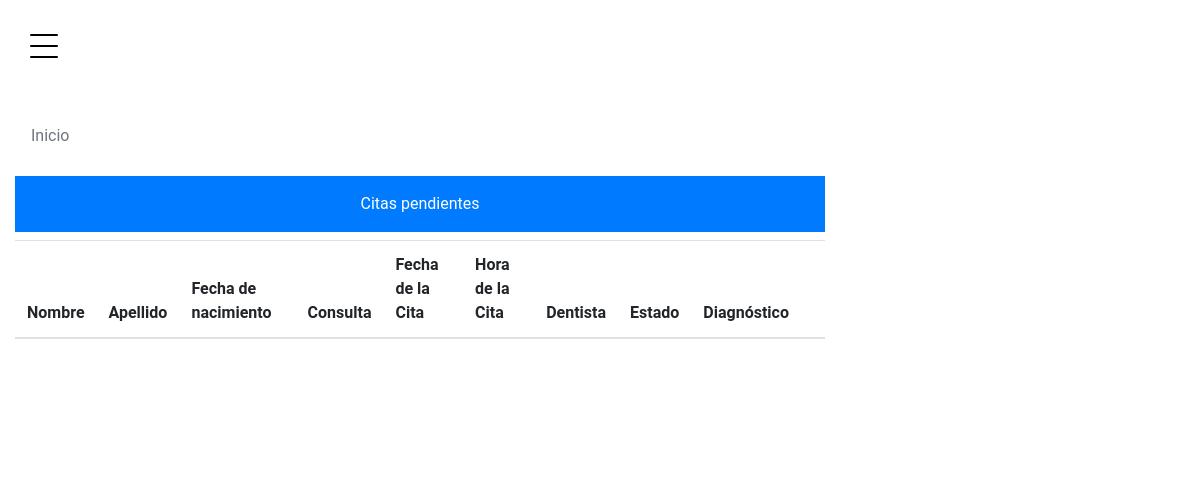
Page /admin/inicioAdmin.php (signed in) on the earlier database version.
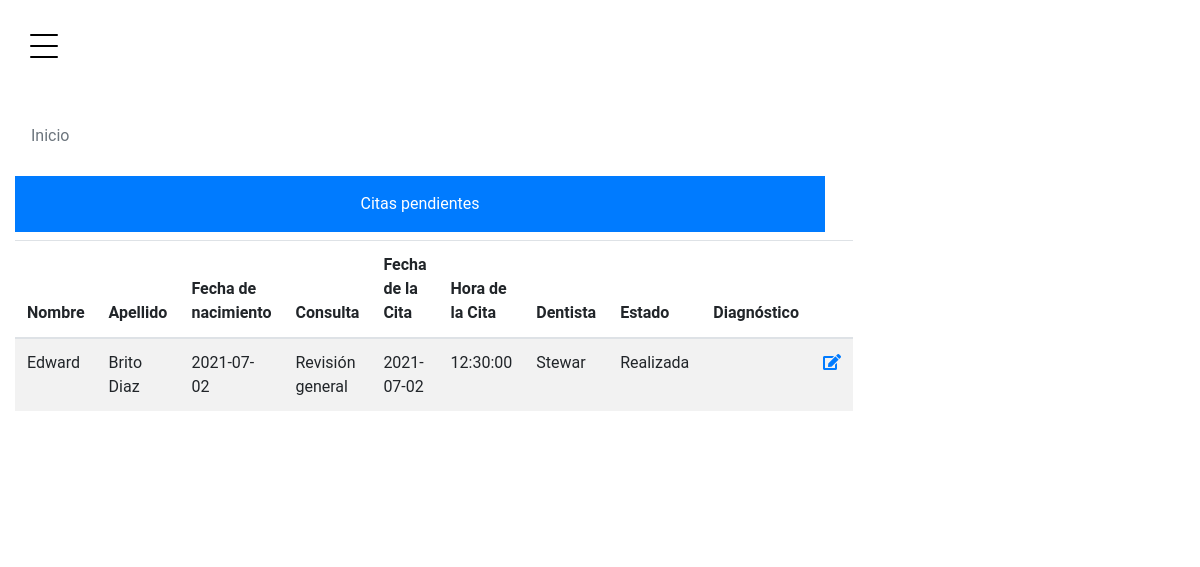
Same page on the later database version.
### tables this page shows
CREATE TABLE `citas` (
  `id_cita` int(11) NOT NULL,
  `id_paciente` int(11) NOT NULL,
  `id_doctor` int(11) NOT NULL,
  `fecha_nacimiento` date NOT NULL,
  `fecha_cita` date NOT NULL,
  `hora_cita` time NOT NULL,
  `id_consultas` int(11) NOT NULL,
  `estado` varchar(11) NOT NULL
);

CREATE TABLE `pacientes` (
  `id_paciente` int(11) NOT NULL,
  `nombre` varchar(255) NOT NULL,
  `apellido` varchar(255) NOT NULL,
  `telefono` varchar(50) NOT NULL,
  `correo_electronico` varchar(255) NOT NULL,
  `clave` varchar(255) NOT NULL
);

CREATE TABLE `consultas` (
  `id_consultas` int(11) NOT NULL,
  `tipo` varchar(255) NOT NULL
);

CREATE TABLE `doctor` (
  `id_doctor` int(11) NOT NULL,
  `nombreD` varchar(255) NOT NULL,
  `apellido` varchar(255) NOT NULL,
  `sexo` varchar(255) NOT NULL,
  `fecha_nacimiento` date NOT NULL,
  `telefono` varchar(255) NOT NULL,
  `correo_eletronico` varchar(255) NOT NULL,
  `clave` varchar(255) NOT NULL,
  `id_especialidad` int(255) NOT NULL
);

### php/consultas.php (called while the page is built, shortened)
<?php
function MostrarCitas($link, $id)
{
    $query = "SELECT
                    c.id_cita,
	                p.nombre,
	                p.apellido,
	                d.nombreD,
	                c.fecha_nacimiento,
	                c.fecha_cita,
	                c.hora_cita,
                    con.tipo,
                    c.estado
            FROM
                    `citas`   as c
            LEFT JOIN `pacientes` as p ON  p.id_paciente  =  c.id_paciente
            LEFT JOIN `doctor` as d ON  d.id_doctor  =  c.id_doctor
            LEFT JOIN `consultas` as con ON  con.id_consultas  =  c.id_consultas
            WHERE d.id_doctor = $id
          ;
            ;";
    $resultado = mysqli_query($link, $query);
    return $resultado;
}

### Admin/inicioAdmin.php (the view, shortened to what this page needs)
<?php
include_once('../php/conexionDB.php');
include_once('../php/consultas.php');
$id = $_SESSION['id_doctor'];
$resultadoCitas = MostrarCitas($link, $id);
?>
<!doctype html>
<html lang="en">
<head>
  <link rel="stylesheet" href="../src/css/lib/bootstrap/css/bootstrap.min.css">
  <link rel="stylesheet" href="../src/css/admin.css">
  <link rel="stylesheet" href="../src/css/lib/fontawesome/css/all.css">
  <link rel="stylesheet" href="../src/js/lib/datatable\css\jquery.dataTables.min.css">
  <link rel="stylesheet" href="../src/js/lib/datatable\css\responsive.dataTables.min.css">
</head>
<body>
  <aside class="sidebar">
    <div class="toggle">
      <a href="#" class="burger js-menu-toggle" data-toggle="collapse" data-target="#main-navbar">
        <span></span>
      </a>
    </div>
  </aside>
  <main class="bg bg-white">
    <div class="site-section ">
      <div class="container">
        <div class="row justify-content-center">
          <div class="col-md-12">
            <div class="content-box-large">
              <div>
                <ol class=" breadcrumb bg-white">
                  <li class="breadcrumb-item active">
                    Inicio
                  </li>
                </ol>
              </div>
              <div class="content-box-large">
                <div class="panel-body">
                  <div class="row">
                    <div class="col-md-12 text-info">
                      <div class="p-3 mb-2 bg-primary text-white text-center">Citas pendientes</div>
                      <table id="example" class=" table table-striped nowrap responsive " style="width:100%">
                        <thead>
                          <tr>
                            <th>Nombre</th>
                            <th>Apellido</th>
                            <th>Fecha de nacimiento</th>
                            <th>Consulta</th>
                            <th>Fecha de la Cita</th>
                            <th>Hora de la Cita</th>
                            <th>Dentista</th>
                            <th>Estado</th>
                            <th>Diagnóstico </th>
                            <th> </th>
                          </tr>
                        </thead>
                        <tbody>
                          <?php
                          while ($row = mysqli_fetch_array($resultadoCitas, MYSQLI_ASSOC)) { ?>
                            <tr>
                              <td> <?php echo $row['nombre'] ?> </td>
                              <td> <?php echo $row['apellido'] ?> </td>
                              <td> <?php echo $row['fecha_nacimiento'] ?> </td>
                              <td> <?php echo $row['tipo'] ?> </td>
                              <td> <?php echo $row['fecha_cita'] ?> </td>
                              <td> <?php echo $row['hora_cita'] ?> </td>
                              <td> <?php echo $row['nombreD'] ?> </td>
                              <td> <?php if ($row['estado'] == 'A') {
                                      echo "Realizada";
                                    } else {
                                      echo "Pendiente";
                                    } ?> </td>
                              <td> <?php echo $row[''] ?> </td>
                              <td> <a class="button is-info" data-toggle="tooltip" data-placement="top" title="Editar" name="editar" href="./realizar_consulta.php?accion=UDT&id=<?php echo $row['id_cita'] ?>"> <i class="fas fa-edit"></i> </a> </td>
                            </tr>
                          <?php
                          }
                          ?>
                        </tbody>
                      </table>
                    </div>
                  </div>
                </div>
              </div>
            </div>
          </div>
        </div>
      </div>
  </main>
</body>
</html>

### src/css/admin.css (style rules this page uses)
body { font-family: "Roboto", -apple-system, BlinkMacSystemFont, "Segoe UI", Roboto, "Helvetica Neue", Arial, "Noto Sans", sans-serif, "Apple Color Emoji", "Segoe UI Emoji", "Segoe UI Symbol", "Noto Color Emoji"; background-color: #ffffff; }
a { -webkit-transition: 0.3s all ease; -o-transition: 0.3s all ease; transition: 0.3s all ease; }
a, a:hover { text-decoration: none !important; }
body { position: relative; }
body:before { position: absolute; content: ""; z-index: 1; top: 0; left: 0; right: 0; bottom: 0; background-color: rgba(0, 0, 0, 0.05); opacity: 0; visibility: hidden; -webkit-transition: 0.3s all ease-in-out; -o-transition: 0.3s all ease-in-out; transition: 0.3s all ease-in-out; }
.site-section { padding: 7rem 0; }
aside, main { height: auto; min-height: auto; color: rgb(0, 0, 0); }
aside { width: 300px; left: 0; z-index: 1001; position: fixed; -webkit-transform: translateX(-100%); -ms-transform: translateX(-100%); transform: translateX(-100%); background-color: #fff; -webkit-transition: 1s -webkit-transform cubic-bezier(0.23, 1, 0.32, 1); transition: 1s -webkit-transform cubic-bezier(0.23, 1, 0.32, 1); -o-transition: 1s transform cubic-bezier(0.23, 1, 0.32, 1); transition: 1s transform cubic-bezier(0.23, 1, 0.32, 1); transition: 1s transform cubic-bezier(0.23, 1, 0.32, 1), 1s -webkit-transform cubic-bezier(0.23, 1, 0.32, 1); }
aside .toggle { padding-left: 30px; padding-top: 30px; position: absolute; right: 0; -webkit-transform: translateX(100%); -ms-transform: translateX(100%); transform: translateX(100%); }
main { width: calc(70%); -webkit-transition: 1s -webkit-transform cubic-bezier(0.23, 1, 0.32, 1); transition: 1s -webkit-transform cubic-bezier(0.23, 1, 0.32, 1); -o-transition: 1s transform cubic-bezier(0.23, 1, 0.32, 1); transition: 1s transform cubic-bezier(0.23, 1, 0.32, 1); transition: 1s transform cubic-bezier(0.23, 1, 0.32, 1), 1s -webkit-transform cubic-bezier(0.23, 1, 0.32, 1); }
.burger { width: 28px; height: 32px; cursor: pointer; position: relative; z-index: 99; float: right; }
.burger:before, .burger span, .burger:after { width: 100%; height: 2px; display: block; background: #000; border-radius: 2px; position: absolute; opacity: 1; }
.burger:before, .burger:after { -webkit-transition: top 0.35s cubic-bezier(0.23, 1, 0.32, 1), opacity 0.35s cubic-bezier(0.23, 1, 0.32, 1), background-color 1.15s cubic-bezier(0.86, 0, 0.07, 1), -webkit-transform 0.35s cubic-bezier(0.23, 1, 0.32, 1); transition: top 0.35s cubic-bezier(0.23, 1, 0.32, 1), opacity 0.35s cubic-bezier(0.23, 1, 0.32, 1), background-color 1.15s cubic-bezier(0.86, 0, 0.07, 1), -webkit-transform 0.35s cubic-bezier(0.23, 1, 0.32, 1); -o-transition: top 0.35s cubic-bezier(0.23, 1, 0.32, 1), transform 0.35s cubic-bezier(0.23, 1, 0.32, 1), opacity 0.35s cubic-bezier(0.23, 1, 0.32, 1), background-color 1.15s cubic-bezier(0.86, 0, 0.07, 1); transition: top 0.35s cubic-bezier(0.23, 1, 0.32, 1), transform 0.35s cubic-bezier(0.23, 1, 0.32, 1), opacity 0.35s cubic-bezier(0.23, 1, 0.32, 1), background-color 1.15s cubic-bezier(0.86, 0, 0.07, 1); transition: top 0.35s cubic-bezier(0.23, 1, 0.32, 1), transform 0.35s cubic-bezier(0.23, 1, 0.32, 1), opacity 0.35s cubic-bezier(0.23, 1, 0.32, 1), background-color 1.15s cubic-bezier(0.86, 0, 0.07, 1), -webkit-transform 0.35s cubic-bezier(0.23, 1, 0.32, 1); -webkit-transition: top 0.35s cubic-bezier(0.23, 1, 0.32, 1), -webkit-transform 0.35s cubic-bezier(0.23, 1, 0.32, 1), opacity 0.35s cubic-bezier(0.23, 1, 0.32, 1), background-color 1.15s cubic-bezier(0.86, 0, 0.07, 1); content: ""; }
.burger:before { top: 4px; }
.burger span { top: 15px; }
.burger:after { top: 26px; }

Differences in the rows shown:
added citas: id_paciente.nombre "Edward", id_paciente.apellido "Brito Diaz", fecha_nacimiento "2021-07-02", id_consultas.tipo "Revisión general", fecha_cita "2021-07-02", hora_cita "12:30:00", id_doctor.nombreD "Stewar", estado "Realizada"
